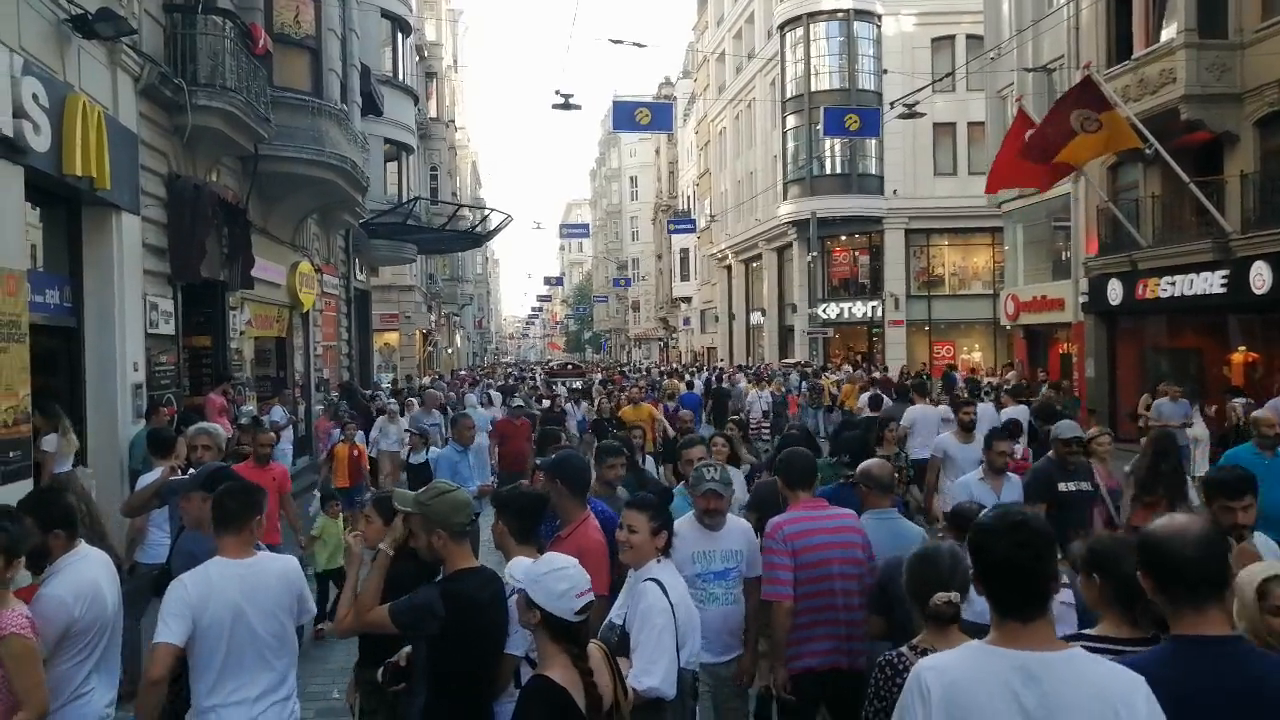
#> input picture frame 27 of Face Recognition by Video/test.mp4, 1280 x 720 px
$ python face_recog_by_video.py
#> lines starting #> are read from the running program, lines starting #| are printed output that depends on the picture; after the words box and inside, x2 and y2 are one past the last pixel; in counts of white or black regions, pixels touching at a corner belong together
import cv2

face_cascade = cv2.CascadeClassifier('haarcascade_frontalface_default.xml')

cap = cv2.VideoCapture('test.mp4')
# cap = cv2.VideoCapture(0)

while True:
    _, img = cap.read()
#> img is the input picture: shape (720, 1280, 3); mean B, G, R 92, 90.1, 90.4

    gray = cv2.cvtColor(img, cv2.COLOR_BGR2GRAY)
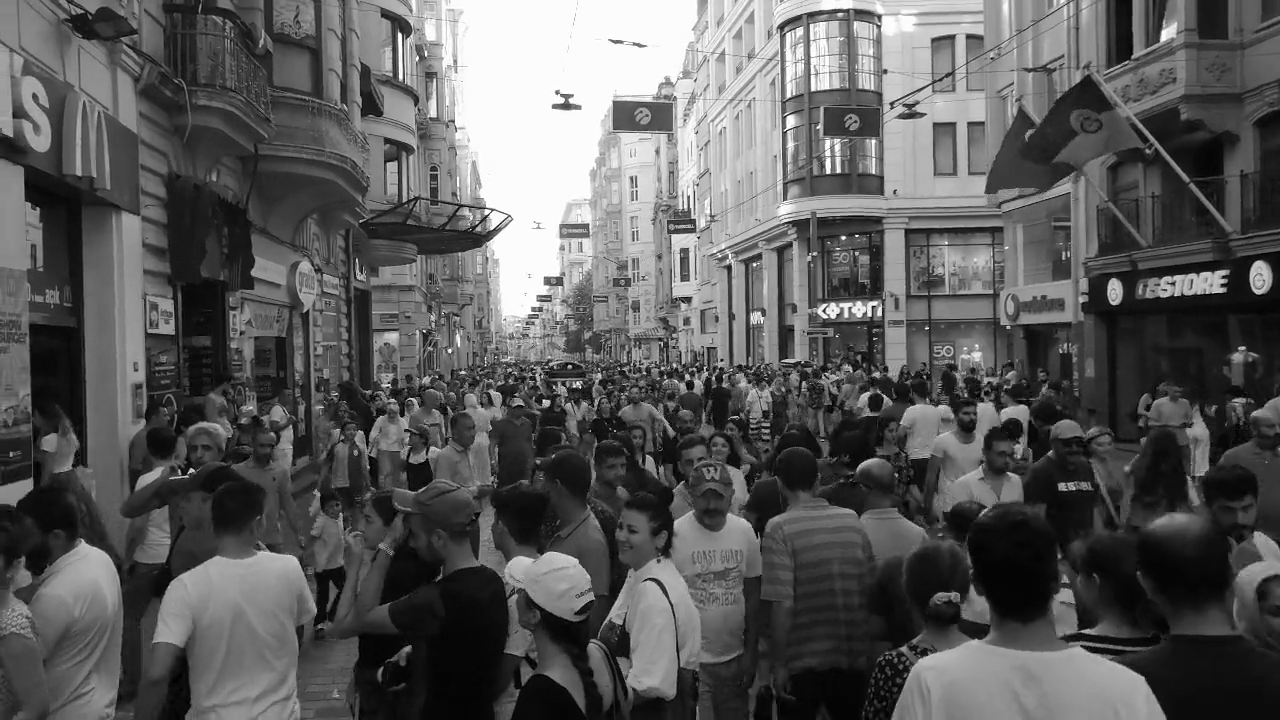
#> gray: shape (720, 1280); min 0, max 255, mean 90.4

    faces = face_cascade.detectMultiScale(gray, 1.1, 4)
#> faces = [[708, 436, 25, 25], [1246, 261, 31, 31], [180, 434, 38, 38], [602, 509, 52, 52]]

    for(x,y,w,h) in faces:
        cv2.rectangle(img, (x,y), (x+w, y+h),(255,0,0), 2)
#> this loop made 4 passes
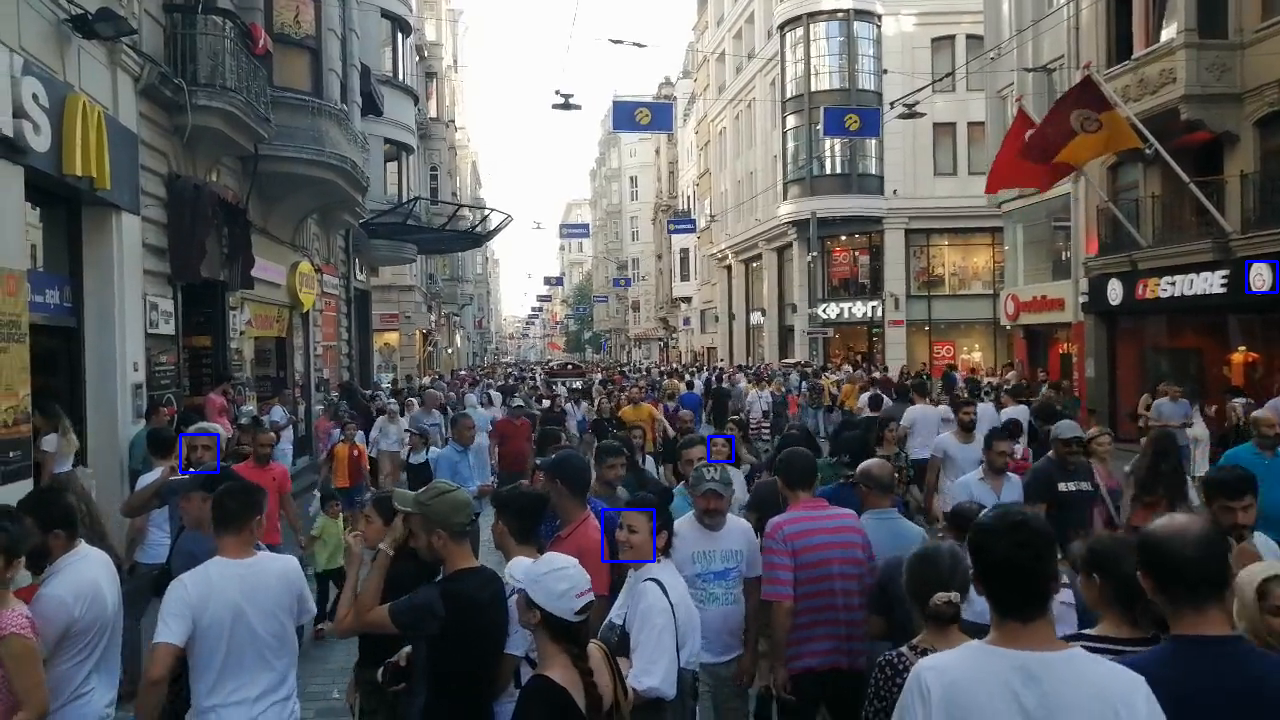
#> img: shape (720, 1280, 3); 0.19% of pixels changed, all inside (x1, y1, x2, y2) = (179, 260, 1279, 563)

    cv2.imshow('img', img)

    k = cv2.waitKey(30) & 0xff
#> (key Esc is pressed here)
    if k==27:
        break

cap.release()

$ run again, starting later in the video
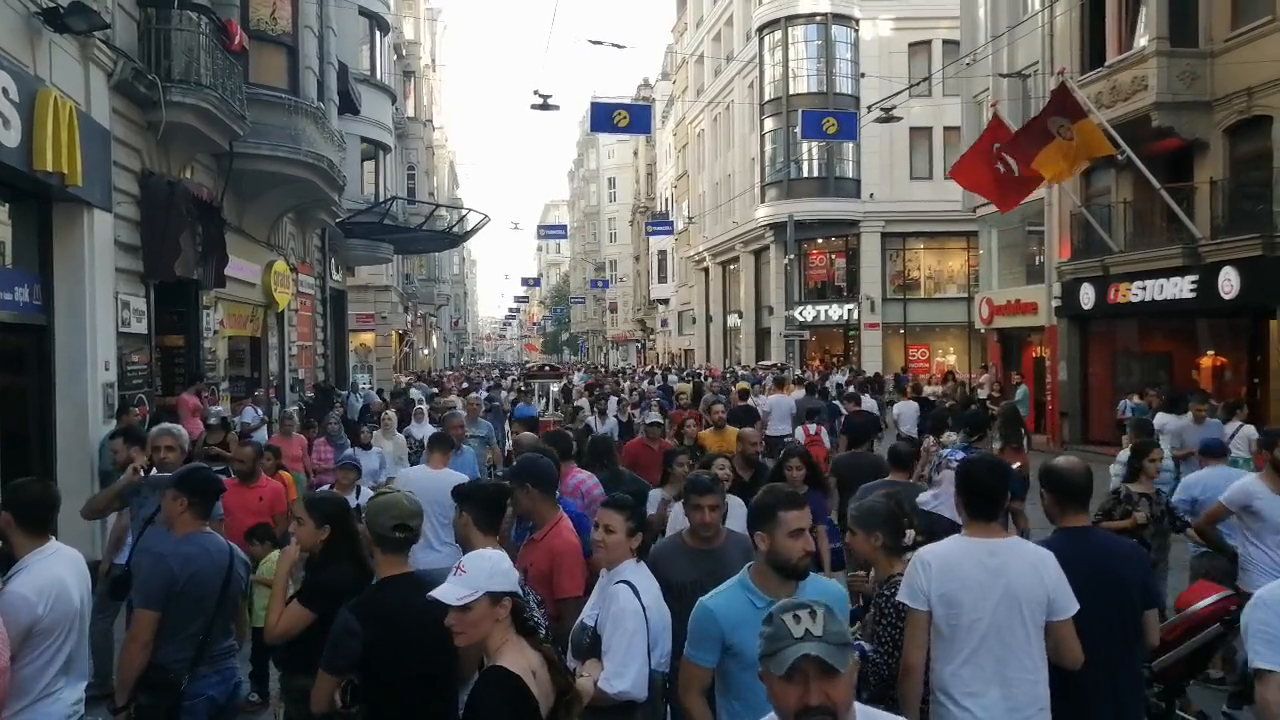
#> input picture frame 123 of Face Recognition by Video/test.mp4, 1280 x 720 px
#> img is the input picture: shape (720, 1280, 3); mean B, G, R 89, 87.7, 88.3
#> `gray = cv2.cvtColor(img, cv2.COLOR_BGR2GRAY)`:
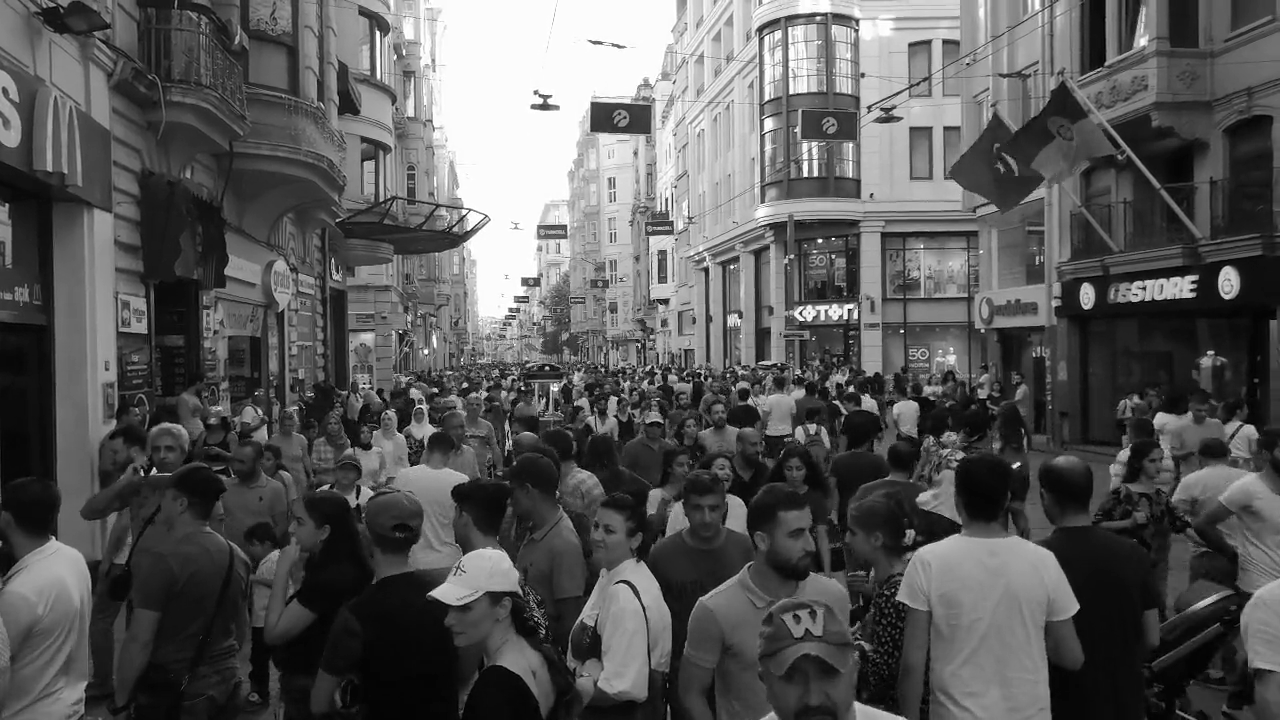
#> gray: shape (720, 1280); min 0, max 255, mean 88
#> faces = [[1216, 268, 29, 29], [780, 458, 29, 29], [144, 436, 36, 36], [683, 491, 47, 47], [577, 509, 54, 54]]
#> the loop `for(x,y,w,h) in faces:` made 5 passes
#> after the loop `for(x,y,w,h) in faces:`:
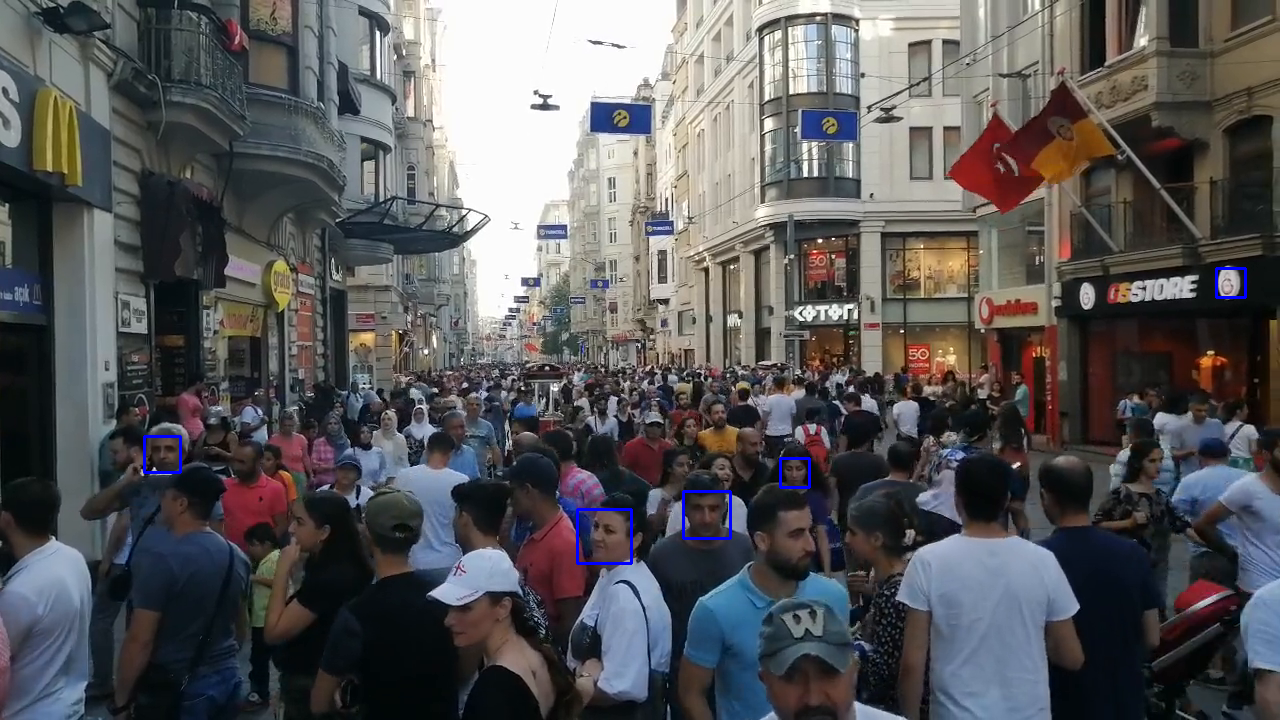
#> img: shape (720, 1280, 3); 0.25% of pixels changed, all inside (x1, y1, x2, y2) = (143, 267, 1247, 565)

$ run again, starting later in the video
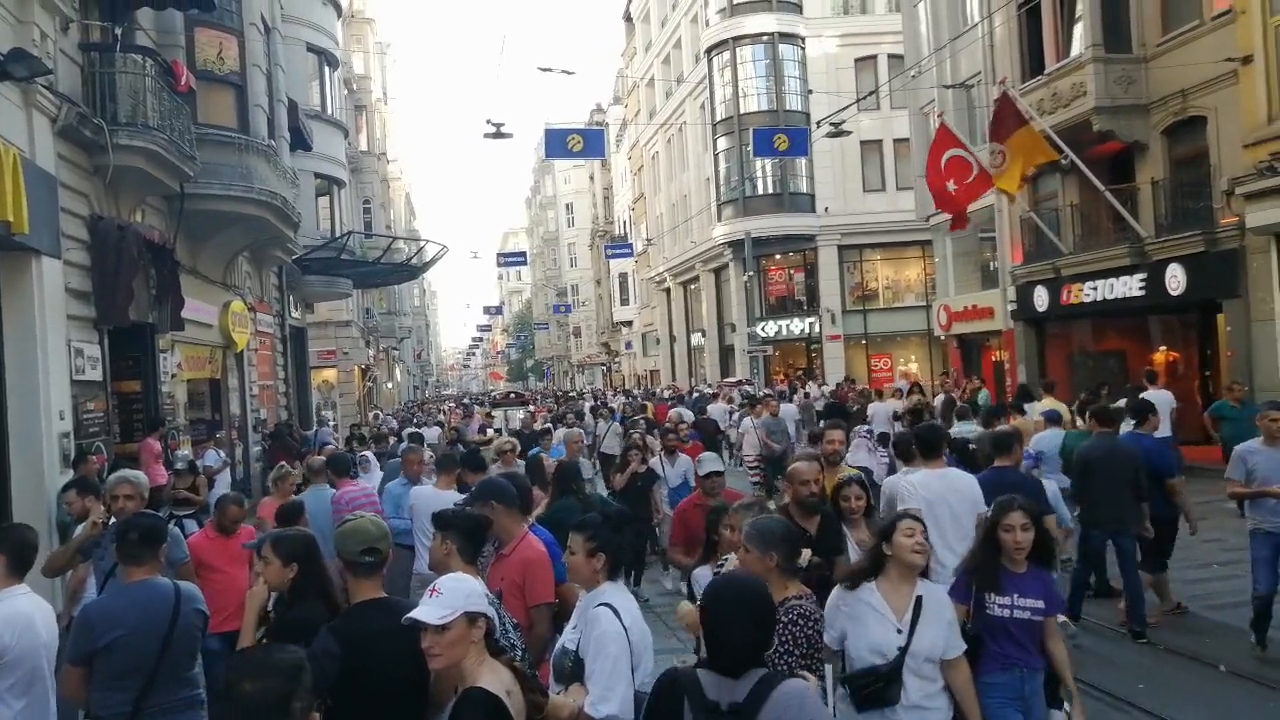
#> input picture frame 220 of Face Recognition by Video/test.mp4, 1280 x 720 px
#> img is the input picture: shape (720, 1280, 3); mean B, G, R 103.9, 102.6, 104.1
#> `gray = cv2.cvtColor(img, cv2.COLOR_BGR2GRAY)`:
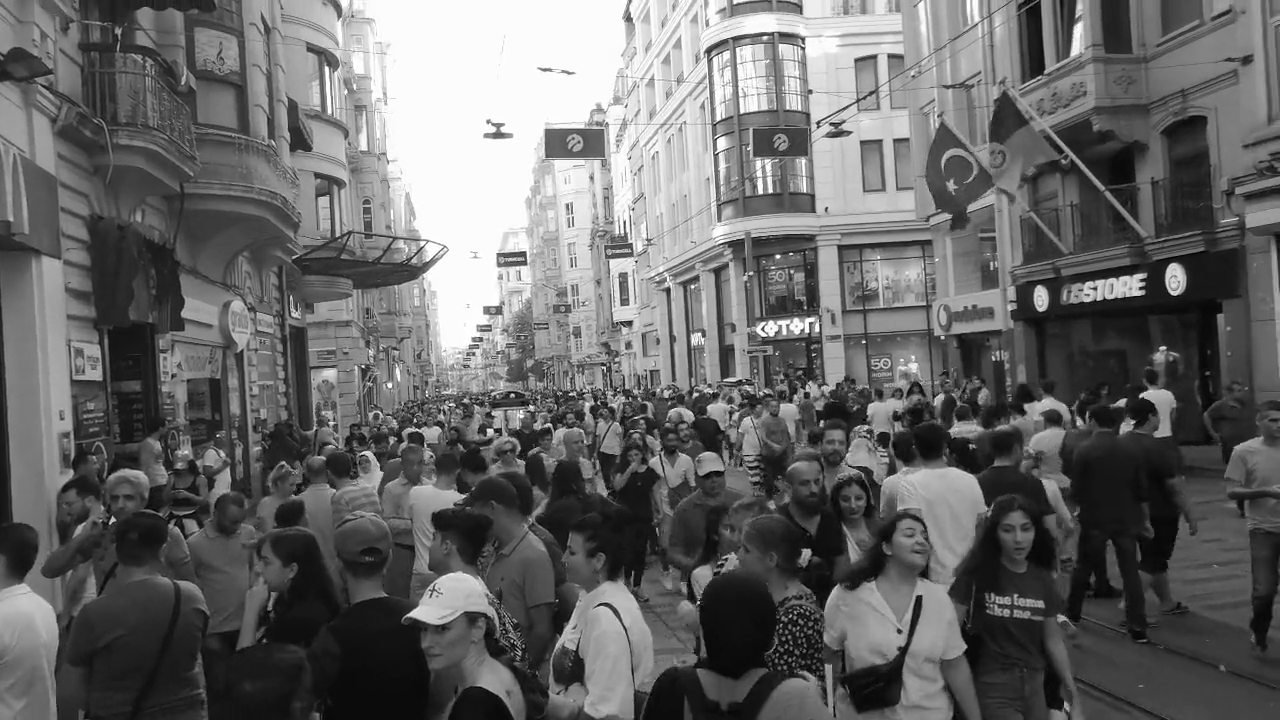
#> gray: shape (720, 1280); min 0, max 255, mean 103.2
#> faces = [[821, 431, 31, 31], [1162, 264, 31, 31], [835, 484, 36, 36], [993, 511, 49, 49], [837, 108, 104, 104], [402, 45, 249, 249]]
#> the loop `for(x,y,w,h) in faces:` made 6 passes
#> after the loop `for(x,y,w,h) in faces:`:
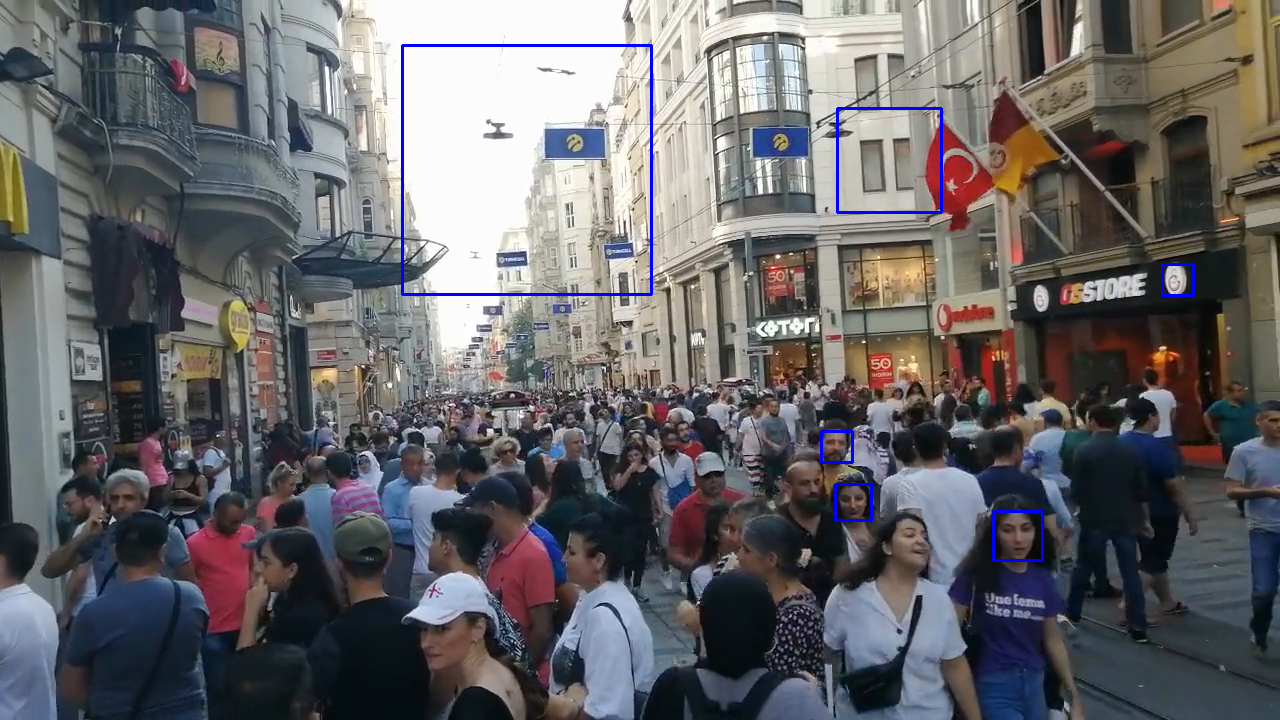
#> img: shape (720, 1280, 3); 0.65% of pixels changed, all inside (x1, y1, x2, y2) = (401, 44, 1195, 562)
